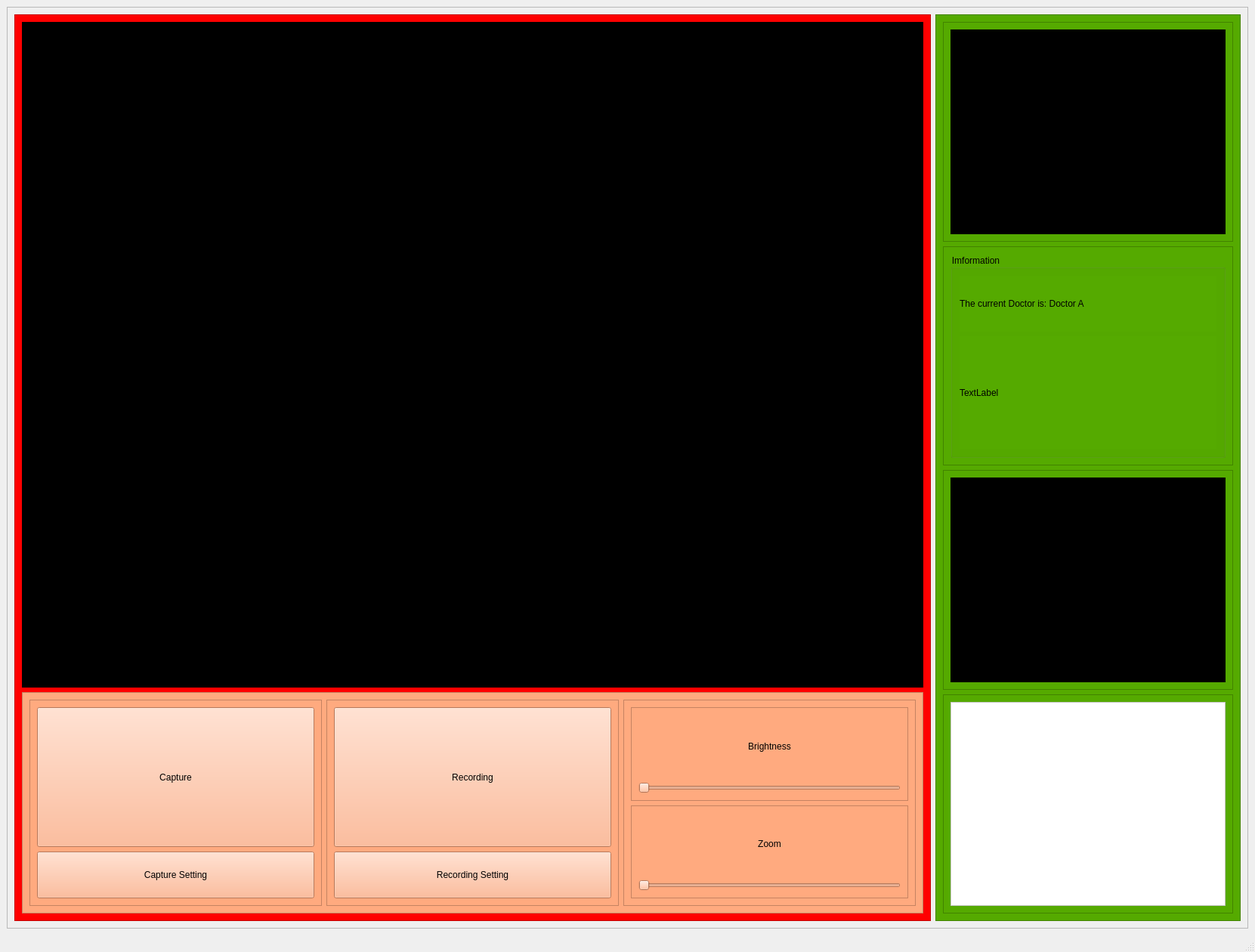
<?xml version="1.0" encoding="UTF-8"?>
<ui version="4.0">
 <class>MainWindow</class>
 <widget class="QMainWindow" name="MainWindow">
  <property name="geometry">
   <rect>
    <x>0</x>
    <y>0</y>
    <width>1661</width>
    <height>1260</height>
   </rect>
  </property>
  <property name="windowTitle">
   <string>MainWindow</string>
  </property>
  <widget class="QWidget" name="centralwidget">
   <layout class="QVBoxLayout" name="verticalLayout">
    <item>
     <widget class="QFrame" name="frame">
      <property name="frameShape">
       <enum>QFrame::StyledPanel</enum>
      </property>
      <property name="frameShadow">
       <enum>QFrame::Raised</enum>
      </property>
      <layout class="QHBoxLayout" name="horizontalLayout">
       <item>
        <widget class="QFrame" name="frame_2">
         <property name="sizePolicy">
          <sizepolicy hsizetype="Expanding" vsizetype="Expanding">
           <horstretch>3</horstretch>
           <verstretch>0</verstretch>
          </sizepolicy>
         </property>
         <property name="styleSheet">
          <string notr="true">background-color: rgb(255, 0, 0);</string>
         </property>
         <property name="frameShape">
          <enum>QFrame::StyledPanel</enum>
         </property>
         <property name="frameShadow">
          <enum>QFrame::Raised</enum>
         </property>
         <layout class="QVBoxLayout" name="verticalLayout_2">
          <item>
           <widget class="QFrame" name="frame_4">
            <property name="sizePolicy">
             <sizepolicy hsizetype="Expanding" vsizetype="Expanding">
              <horstretch>0</horstretch>
              <verstretch>3</verstretch>
             </sizepolicy>
            </property>
            <property name="styleSheet">
             <string notr="true">background-color: rgb(0, 0, 0);</string>
            </property>
            <property name="frameShape">
             <enum>QFrame::StyledPanel</enum>
            </property>
            <property name="frameShadow">
             <enum>QFrame::Raised</enum>
            </property>
            <layout class="QVBoxLayout" name="verticalLayout_4">
             <item>
              <widget class="QLabel" name="videolabel">
               <property name="sizePolicy">
                <sizepolicy hsizetype="Ignored" vsizetype="Ignored">
                 <horstretch>0</horstretch>
                 <verstretch>0</verstretch>
                </sizepolicy>
               </property>
               <property name="styleSheet">
                <string notr="true">background-color: rgb(0, 0, 0);</string>
               </property>
               <property name="text">
                <string/>
               </property>
               <property name="alignment">
                <set>Qt::AlignCenter</set>
               </property>
              </widget>
             </item>
            </layout>
           </widget>
          </item>
          <item>
           <widget class="QFrame" name="frame_5">
            <property name="sizePolicy">
             <sizepolicy hsizetype="Expanding" vsizetype="Expanding">
              <horstretch>0</horstretch>
              <verstretch>1</verstretch>
             </sizepolicy>
            </property>
            <property name="styleSheet">
             <string notr="true">background-color: rgb(255, 170, 127);</string>
            </property>
            <property name="frameShape">
             <enum>QFrame::StyledPanel</enum>
            </property>
            <property name="frameShadow">
             <enum>QFrame::Raised</enum>
            </property>
            <layout class="QHBoxLayout" name="horizontalLayout_2">
             <item>
              <widget class="QFrame" name="frame_9">
               <property name="sizePolicy">
                <sizepolicy hsizetype="Expanding" vsizetype="Expanding">
                 <horstretch>0</horstretch>
                 <verstretch>0</verstretch>
                </sizepolicy>
               </property>
               <property name="frameShape">
                <enum>QFrame::StyledPanel</enum>
               </property>
               <property name="frameShadow">
                <enum>QFrame::Raised</enum>
               </property>
               <layout class="QVBoxLayout" name="verticalLayout_5">
                <item>
                 <widget class="QPushButton" name="pushButton_Shot">
                  <property name="sizePolicy">
                   <sizepolicy hsizetype="Expanding" vsizetype="Expanding">
                    <horstretch>0</horstretch>
                    <verstretch>3</verstretch>
                   </sizepolicy>
                  </property>
                  <property name="styleSheet">
                   <string notr="true">font: 75 24pt &quot;微软雅黑&quot;;</string>
                  </property>
                  <property name="text">
                   <string>Capture</string>
                  </property>
                 </widget>
                </item>
                <item>
                 <widget class="QPushButton" name="pushButton_imagesetting">
                  <property name="sizePolicy">
                   <sizepolicy hsizetype="Expanding" vsizetype="Expanding">
                    <horstretch>0</horstretch>
                    <verstretch>1</verstretch>
                   </sizepolicy>
                  </property>
                  <property name="text">
                   <string>Capture Setting</string>
                  </property>
                 </widget>
                </item>
               </layout>
              </widget>
             </item>
             <item>
              <widget class="QFrame" name="frame_10">
               <property name="sizePolicy">
                <sizepolicy hsizetype="Expanding" vsizetype="Expanding">
                 <horstretch>0</horstretch>
                 <verstretch>0</verstretch>
                </sizepolicy>
               </property>
               <property name="frameShape">
                <enum>QFrame::StyledPanel</enum>
               </property>
               <property name="frameShadow">
                <enum>QFrame::Raised</enum>
               </property>
               <layout class="QVBoxLayout" name="verticalLayout_6">
                <item>
                 <widget class="QPushButton" name="pushButton_3">
                  <property name="sizePolicy">
                   <sizepolicy hsizetype="Expanding" vsizetype="Expanding">
                    <horstretch>0</horstretch>
                    <verstretch>3</verstretch>
                   </sizepolicy>
                  </property>
                  <property name="styleSheet">
                   <string notr="true">font: 75 24pt &quot;微软雅黑&quot;;</string>
                  </property>
                  <property name="text">
                   <string>Recording</string>
                  </property>
                 </widget>
                </item>
                <item>
                 <widget class="QPushButton" name="pushButton_4">
                  <property name="sizePolicy">
                   <sizepolicy hsizetype="Expanding" vsizetype="Expanding">
                    <horstretch>0</horstretch>
                    <verstretch>1</verstretch>
                   </sizepolicy>
                  </property>
                  <property name="text">
                   <string>Recording Setting</string>
                  </property>
                 </widget>
                </item>
               </layout>
              </widget>
             </item>
             <item>
              <widget class="QFrame" name="frame_11">
               <property name="sizePolicy">
                <sizepolicy hsizetype="Expanding" vsizetype="Expanding">
                 <horstretch>0</horstretch>
                 <verstretch>0</verstretch>
                </sizepolicy>
               </property>
               <property name="frameShape">
                <enum>QFrame::StyledPanel</enum>
               </property>
               <property name="frameShadow">
                <enum>QFrame::Raised</enum>
               </property>
               <layout class="QVBoxLayout" name="verticalLayout_8">
                <item>
                 <widget class="QFrame" name="frame_12">
                  <property name="sizePolicy">
                   <sizepolicy hsizetype="Expanding" vsizetype="Expanding">
                    <horstretch>0</horstretch>
                    <verstretch>0</verstretch>
                   </sizepolicy>
                  </property>
                  <property name="frameShape">
                   <enum>QFrame::StyledPanel</enum>
                  </property>
                  <property name="frameShadow">
                   <enum>QFrame::Raised</enum>
                  </property>
                  <layout class="QVBoxLayout" name="verticalLayout_9">
                   <item>
                    <widget class="QLabel" name="label_3">
                     <property name="styleSheet">
                      <string notr="true">font: 75 12pt &quot;微软雅黑&quot;;</string>
                     </property>
                     <property name="text">
                      <string>Brightness</string>
                     </property>
                     <property name="alignment">
                      <set>Qt::AlignCenter</set>
                     </property>
                    </widget>
                   </item>
                   <item>
                    <widget class="QSlider" name="horizontalSlider">
                     <property name="orientation">
                      <enum>Qt::Horizontal</enum>
                     </property>
                    </widget>
                   </item>
                  </layout>
                 </widget>
                </item>
                <item>
                 <widget class="QFrame" name="frame_13">
                  <property name="sizePolicy">
                   <sizepolicy hsizetype="Expanding" vsizetype="Expanding">
                    <horstretch>0</horstretch>
                    <verstretch>0</verstretch>
                   </sizepolicy>
                  </property>
                  <property name="frameShape">
                   <enum>QFrame::StyledPanel</enum>
                  </property>
                  <property name="frameShadow">
                   <enum>QFrame::Raised</enum>
                  </property>
                  <layout class="QVBoxLayout" name="verticalLayout_10">
                   <item>
                    <widget class="QLabel" name="label_4">
                     <property name="styleSheet">
                      <string notr="true">font: 75 12pt &quot;微软雅黑&quot;;</string>
                     </property>
                     <property name="text">
                      <string>Zoom</string>
                     </property>
                     <property name="alignment">
                      <set>Qt::AlignCenter</set>
                     </property>
                    </widget>
                   </item>
                   <item>
                    <widget class="QSlider" name="horizontalSlider_2">
                     <property name="orientation">
                      <enum>Qt::Horizontal</enum>
                     </property>
                    </widget>
                   </item>
                  </layout>
                 </widget>
                </item>
               </layout>
              </widget>
             </item>
            </layout>
           </widget>
          </item>
         </layout>
        </widget>
       </item>
       <item>
        <widget class="QFrame" name="frame_3">
         <property name="sizePolicy">
          <sizepolicy hsizetype="Expanding" vsizetype="Expanding">
           <horstretch>1</horstretch>
           <verstretch>0</verstretch>
          </sizepolicy>
         </property>
         <property name="styleSheet">
          <string notr="true">background-color: rgb(85, 170, 0);</string>
         </property>
         <property name="frameShape">
          <enum>QFrame::StyledPanel</enum>
         </property>
         <property name="frameShadow">
          <enum>QFrame::Raised</enum>
         </property>
         <layout class="QVBoxLayout" name="verticalLayout_3">
          <item>
           <widget class="QFrame" name="frame_14">
            <property name="sizePolicy">
             <sizepolicy hsizetype="Expanding" vsizetype="Expanding">
              <horstretch>0</horstretch>
              <verstretch>0</verstretch>
             </sizepolicy>
            </property>
            <property name="frameShape">
             <enum>QFrame::StyledPanel</enum>
            </property>
            <property name="frameShadow">
             <enum>QFrame::Raised</enum>
            </property>
            <layout class="QVBoxLayout" name="verticalLayout_14">
             <item>
              <widget class="QLabel" name="label_2">
               <property name="sizePolicy">
                <sizepolicy hsizetype="Ignored" vsizetype="Ignored">
                 <horstretch>0</horstretch>
                 <verstretch>0</verstretch>
                </sizepolicy>
               </property>
               <property name="styleSheet">
                <string notr="true">background-color: rgb(0, 0, 0);</string>
               </property>
               <property name="text">
                <string>TextLabel</string>
               </property>
              </widget>
             </item>
            </layout>
           </widget>
          </item>
          <item>
           <widget class="QFrame" name="frame_7">
            <property name="sizePolicy">
             <sizepolicy hsizetype="Expanding" vsizetype="Expanding">
              <horstretch>0</horstretch>
              <verstretch>0</verstretch>
             </sizepolicy>
            </property>
            <property name="frameShape">
             <enum>QFrame::StyledPanel</enum>
            </property>
            <property name="frameShadow">
             <enum>QFrame::Raised</enum>
            </property>
            <layout class="QVBoxLayout" name="verticalLayout_11">
             <item>
              <widget class="QGroupBox" name="groupBox">
               <property name="title">
                <string>Imformation</string>
               </property>
               <layout class="QVBoxLayout" name="verticalLayout_13">
                <item>
                 <widget class="QLabel" name="label">
                  <property name="sizePolicy">
                   <sizepolicy hsizetype="Expanding" vsizetype="Expanding">
                    <horstretch>0</horstretch>
                    <verstretch>1</verstretch>
                   </sizepolicy>
                  </property>
                  <property name="text">
                   <string>The current Doctor is: Doctor A</string>
                  </property>
                 </widget>
                </item>
                <item>
                 <widget class="QLabel" name="label_patient">
                  <property name="sizePolicy">
                   <sizepolicy hsizetype="Expanding" vsizetype="Expanding">
                    <horstretch>0</horstretch>
                    <verstretch>2</verstretch>
                   </sizepolicy>
                  </property>
                  <property name="text">
                   <string>TextLabel</string>
                  </property>
                 </widget>
                </item>
               </layout>
              </widget>
             </item>
            </layout>
           </widget>
          </item>
          <item>
           <widget class="QFrame" name="frame_6">
            <property name="sizePolicy">
             <sizepolicy hsizetype="Expanding" vsizetype="Expanding">
              <horstretch>0</horstretch>
              <verstretch>0</verstretch>
             </sizepolicy>
            </property>
            <property name="frameShape">
             <enum>QFrame::StyledPanel</enum>
            </property>
            <property name="frameShadow">
             <enum>QFrame::Raised</enum>
            </property>
            <layout class="QVBoxLayout" name="verticalLayout_7">
             <item>
              <widget class="QLabel" name="imagelabel">
               <property name="sizePolicy">
                <sizepolicy hsizetype="Ignored" vsizetype="Ignored">
                 <horstretch>0</horstretch>
                 <verstretch>0</verstretch>
                </sizepolicy>
               </property>
               <property name="styleSheet">
                <string notr="true">background-color: rgb(0, 0, 0);</string>
               </property>
               <property name="text">
                <string/>
               </property>
               <property name="alignment">
                <set>Qt::AlignCenter</set>
               </property>
              </widget>
             </item>
            </layout>
           </widget>
          </item>
          <item>
           <widget class="QFrame" name="frame_8">
            <property name="sizePolicy">
             <sizepolicy hsizetype="Expanding" vsizetype="Expanding">
              <horstretch>0</horstretch>
              <verstretch>0</verstretch>
             </sizepolicy>
            </property>
            <property name="frameShape">
             <enum>QFrame::StyledPanel</enum>
            </property>
            <property name="frameShadow">
             <enum>QFrame::Raised</enum>
            </property>
            <layout class="QVBoxLayout" name="verticalLayout_12">
             <item>
              <widget class="QPlainTextEdit" name="plainTextEdit">
               <property name="styleSheet">
                <string notr="true">background-color: rgb(255, 255, 255);</string>
               </property>
              </widget>
             </item>
            </layout>
           </widget>
          </item>
         </layout>
        </widget>
       </item>
      </layout>
     </widget>
    </item>
   </layout>
  </widget>
  <widget class="QStatusBar" name="statusbar"/>
  <widget class="QMenuBar" name="menubar">
   <property name="geometry">
    <rect>
     <x>0</x>
     <y>0</y>
     <width>1661</width>
     <height>29</height>
    </rect>
   </property>
  </widget>
 </widget>
 <resources/>
 <connections/>
</ui>
